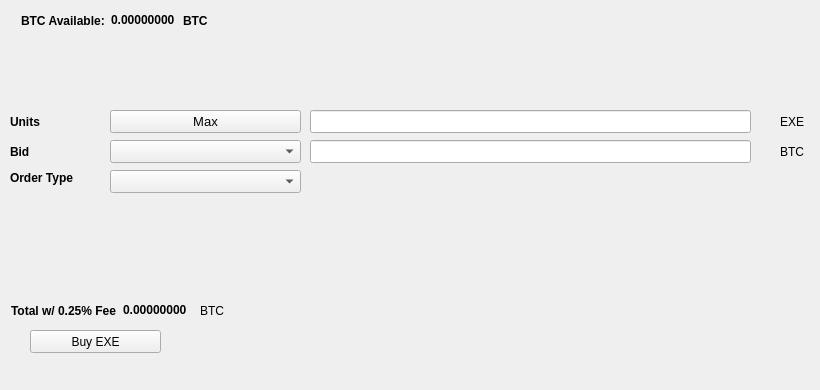
   <widget class="QWidget" name="BuyTab">
    <attribute name="title">
     <string>Buy</string>
    </attribute>
    <widget class="QPushButton" name="BuyEXE">
     <property name="geometry">
      <rect>
       <x>30</x>
       <y>330</y>
       <width>131</width>
       <height>23</height>
      </rect>
     </property>
     <property name="text">
      <string>Buy EXE</string>
     </property>
     <property name="icon">
      <iconset resource="../excoin.qrc">
       <normaloff>:/icons/bitcoin</normaloff>:/icons/bitcoin</iconset>
     </property>
    </widget>
    <widget class="QLabel" name="label_3">
     <property name="geometry">
      <rect>
       <x>10</x>
       <y>110</y>
       <width>46</width>
       <height>23</height>
      </rect>
     </property>
     <property name="font">
      <font>
       <weight>75</weight>
       <bold>true</bold>
      </font>
     </property>
     <property name="text">
      <string>Units</string>
     </property>
    </widget>
    <widget class="QLineEdit" name="UnitsInput">
     <property name="geometry">
      <rect>
       <x>310</x>
       <y>110</y>
       <width>441</width>
       <height>23</height>
      </rect>
     </property>
     <property name="font">
      <font>
       <pointsize>9</pointsize>
       <weight>75</weight>
       <bold>true</bold>
      </font>
     </property>
    </widget>
    <widget class="QLineEdit" name="BuyBidPriceEdit">
     <property name="geometry">
      <rect>
       <x>310</x>
       <y>140</y>
       <width>441</width>
       <height>23</height>
      </rect>
     </property>
     <property name="font">
      <font>
       <pointsize>9</pointsize>
       <weight>75</weight>
       <bold>true</bold>
      </font>
     </property>
    </widget>
    <widget class="QLabel" name="label_4">
     <property name="geometry">
      <rect>
       <x>780</x>
       <y>110</y>
       <width>31</width>
       <height>23</height>
      </rect>
     </property>
     <property name="text">
      <string>EXE</string>
     </property>
    </widget>
    <widget class="QLabel" name="label_5">
     <property name="geometry">
      <rect>
       <x>780</x>
       <y>140</y>
       <width>31</width>
       <height>23</height>
      </rect>
     </property>
     <property name="text">
      <string>BTC</string>
     </property>
    </widget>
    <widget class="QLabel" name="label_6">
     <property name="geometry">
      <rect>
       <x>10</x>
       <y>140</y>
       <width>46</width>
       <height>23</height>
      </rect>
     </property>
     <property name="font">
      <font>
       <weight>75</weight>
       <bold>true</bold>
      </font>
     </property>
     <property name="text">
      <string>Bid</string>
     </property>
    </widget>
    <widget class="QLabel" name="label_7">
     <property name="geometry">
      <rect>
       <x>10</x>
       <y>170</y>
       <width>91</width>
       <height>16</height>
      </rect>
     </property>
     <property name="font">
      <font>
       <weight>75</weight>
       <bold>true</bold>
      </font>
     </property>
     <property name="text">
      <string>Order Type</string>
     </property>
    </widget>
    <widget class="QPushButton" name="Buy_Max_Amount">
     <property name="geometry">
      <rect>
       <x>110</x>
       <y>110</y>
       <width>191</width>
       <height>23</height>
      </rect>
     </property>
     <property name="font">
      <font>
       <pointsize>10</pointsize>
      </font>
     </property>
     <property name="text">
      <string>Max</string>
     </property>
    </widget>
    <widget class="QComboBox" name="BuyBidcomboBox">
     <property name="geometry">
      <rect>
       <x>110</x>
       <y>140</y>
       <width>191</width>
       <height>23</height>
      </rect>
     </property>
     <property name="font">
      <font>
       <pointsize>10</pointsize>
      </font>
     </property>
    </widget>
    <widget class="QComboBox" name="buyOrdertypeCombo">
     <property name="geometry">
      <rect>
       <x>110</x>
       <y>170</y>
       <width>191</width>
       <height>23</height>
      </rect>
     </property>
     <property name="font">
      <font>
       <pointsize>10</pointsize>
      </font>
     </property>
    </widget>
    <widget class="QWidget" name="layoutWidget1">
     <property name="geometry">
      <rect>
       <x>21</x>
       <y>11</y>
       <width>227</width>
       <height>19</height>
      </rect>
     </property>
     <layout class="QHBoxLayout" name="horizontalLayout_3">
      <item>
       <widget class="QLabel" name="label232">
        <property name="font">
         <font>
          <weight>75</weight>
          <bold>true</bold>
         </font>
        </property>
        <property name="text">
         <string>BTC Available:</string>
        </property>
       </widget>
      </item>
      <item>
       <widget class="QLabel" name="BtcAvailableLbl">
        <property name="palette">
         <palette>
          <active>
           <colorrole role="WindowText">
            <brush brushstyle="SolidPattern">
             <color alpha="255">
              <red>0</red>
              <green>0</green>
              <blue>0</blue>
             </color>
            </brush>
           </colorrole>
           <colorrole role="Button">
            <brush brushstyle="SolidPattern">
             <color alpha="255">
              <red>0</red>
              <green>170</green>
              <blue>0</blue>
             </color>
            </brush>
           </colorrole>
           <colorrole role="Light">
            <brush brushstyle="SolidPattern">
             <color alpha="255">
              <red>0</red>
              <green>255</green>
              <blue>0</blue>
             </color>
            </brush>
           </colorrole>
           <colorrole role="Midlight">
            <brush brushstyle="SolidPattern">
             <color alpha="255">
              <red>0</red>
              <green>212</green>
              <blue>0</blue>
             </color>
            </brush>
           </colorrole>
           <colorrole role="Dark">
            <brush brushstyle="SolidPattern">
             <color alpha="255">
              <red>0</red>
              <green>85</green>
              <blue>0</blue>
             </color>
            </brush>
           </colorrole>
           <colorrole role="Mid">
            <brush brushstyle="SolidPattern">
             <color alpha="255">
              <red>0</red>
              <green>113</green>
              <blue>0</blue>
             </color>
            </brush>
           </colorrole>
           <colorrole role="Text">
            <brush brushstyle="SolidPattern">
             <color alpha="255">
              <red>0</red>
              <green>170</green>
              <blue>0</blue>
             </color>
            </brush>
           </colorrole>
           <colorrole role="BrightText">
            <brush brushstyle="SolidPattern">
             <color alpha="255">
              <red>255</red>
              <green>255</green>
              <blue>255</blue>
             </color>
            </brush>
           </colorrole>
           <colorrole role="ButtonText">
            <brush brushstyle="SolidPattern">
             <color alpha="255">
              <red>0</red>
              <green>0</green>
              <blue>0</blue>
             </color>
            </brush>
           </colorrole>
           <colorrole role="Base">
            <brush brushstyle="SolidPattern">
             <color alpha="255">
              <red>255</red>
              <green>255</green>
              <blue>255</blue>
             </color>
            </brush>
           </colorrole>
           <colorrole role="Window">
            <brush brushstyle="SolidPattern">
             <color alpha="255">
              <red>0</red>
              <green>170</green>
              <blue>0</blue>
             </color>
            </brush>
           </colorrole>
           <colorrole role="Shadow">
            <brush brushstyle="SolidPattern">
             <color alpha="255">
              <red>0</red>
              <green>0</green>
              <blue>0</blue>
             </color>
            </brush>
           </colorrole>
           <colorrole role="AlternateBase">
            <brush brushstyle="SolidPattern">
             <color alpha="255">
              <red>127</red>
              <green>212</green>
              <blue>127</blue>
             </color>
            </brush>
           </colorrole>
           <colorrole role="ToolTipBase">
            <brush brushstyle="SolidPattern">
             <color alpha="255">
              <red>255</red>
              <green>255</green>
              <blue>220</blue>
             </color>
            </brush>
           </colorrole>
           <colorrole role="ToolTipText">
            <brush brushstyle="SolidPattern">
             <color alpha="255">
              <red>0</red>
              <green>0</green>
              <blue>0</blue>
             </color>
            </brush>
           </colorrole>
          </active>
          <inactive>
           <colorrole role="WindowText">
            <brush brushstyle="SolidPattern">
             <color alpha="255">
              <red>0</red>
              <green>0</green>
              <blue>0</blue>
             </color>
            </brush>
           </colorrole>
           <colorrole role="Button">
            <brush brushstyle="SolidPattern">
             <color alpha="255">
              <red>0</red>
              <green>170</green>
              <blue>0</blue>
             </color>
            </brush>
           </colorrole>
           <colorrole role="Light">
            <brush brushstyle="SolidPattern">
             <color alpha="255">
              <red>0</red>
              <green>255</green>
              <blue>0</blue>
             </color>
            </brush>
           </colorrole>
           <colorrole role="Midlight">
            <brush brushstyle="SolidPattern">
             <color alpha="255">
              <red>0</red>
              <green>212</green>
              <blue>0</blue>
             </color>
            </brush>
           </colorrole>
           <colorrole role="Dark">
            <brush brushstyle="SolidPattern">
             <color alpha="255">
              <red>0</red>
              <green>85</green>
              <blue>0</blue>
             </color>
            </brush>
           </colorrole>
           <colorrole role="Mid">
            <brush brushstyle="SolidPattern">
             <color alpha="255">
              <red>0</red>
              <green>113</green>
              <blue>0</blue>
             </color>
            </brush>
           </colorrole>
           <colorrole role="Text">
            <brush brushstyle="SolidPattern">
             <color alpha="255">
              <red>0</red>
              <green>170</green>
              <blue>0</blue>
             </color>
            </brush>
           </colorrole>
           <colorrole role="BrightText">
            <brush brushstyle="SolidPattern">
             <color alpha="255">
              <red>255</red>
              <green>255</green>
              <blue>255</blue>
             </color>
            </brush>
           </colorrole>
           <colorrole role="ButtonText">
            <brush brushstyle="SolidPattern">
             <color alpha="255">
              <red>0</red>
              <green>0</green>
              <blue>0</blue>
             </color>
            </brush>
           </colorrole>
           <colorrole role="Base">
            <brush brushstyle="SolidPattern">
             <color alpha="255">
              <red>255</red>
              <green>255</green>
              <blue>255</blue>
             </color>
            </brush>
           </colorrole>
           <colorrole role="Window">
            <brush brushstyle="SolidPattern">
             <color alpha="255">
              <red>0</red>
              <green>170</green>
              <blue>0</blue>
             </color>
            </brush>
           </colorrole>
           <colorrole role="Shadow">
            <brush brushstyle="SolidPattern">
             <color alpha="255">
              <red>0</red>
              <green>0</green>
              <blue>0</blue>
             </color>
            </brush>
           </colorrole>
           <colorrole role="AlternateBase">
            <brush brushstyle="SolidPattern">
             <color alpha="255">
              <red>127</red>
              <green>212</green>
              <blue>127</blue>
             </color>
            </brush>
           </colorrole>
           <colorrole role="ToolTipBase">
            <brush brushstyle="SolidPattern">
             <color alpha="255">
              <red>255</red>
              <green>255</green>
              <blue>220</blue>
             </color>
            </brush>
           </colorrole>
           <colorrole role="ToolTipText">
            <brush brushstyle="SolidPattern">
             <color alpha="255">
              <red>0</red>
              <green>0</green>
              <blue>0</blue>
             </color>
            </brush>
           </colorrole>
          </inactive>
          <disabled>
           <colorrole role="WindowText">
            <brush brushstyle="SolidPattern">
             <color alpha="255">
              <red>0</red>
              <green>85</green>
              <blue>0</blue>
             </color>
            </brush>
           </colorrole>
           <colorrole role="Button">
            <brush brushstyle="SolidPattern">
             <color alpha="255">
              <red>0</red>
              <green>170</green>
              <blue>0</blue>
             </color>
            </brush>
           </colorrole>
           <colorrole role="Light">
            <brush brushstyle="SolidPattern">
             <color alpha="255">
              <red>0</red>
              <green>255</green>
              <blue>0</blue>
             </color>
            </brush>
           </colorrole>
           <colorrole role="Midlight">
            <brush brushstyle="SolidPattern">
             <color alpha="255">
              <red>0</red>
              <green>212</green>
              <blue>0</blue>
             </color>
            </brush>
           </colorrole>
           <colorrole role="Dark">
            <brush brushstyle="SolidPattern">
             <color alpha="255">
              <red>0</red>
              <green>85</green>
              <blue>0</blue>
             </color>
            </brush>
           </colorrole>
           <colorrole role="Mid">
            <brush brushstyle="SolidPattern">
             <color alpha="255">
              <red>0</red>
              <green>113</green>
              <blue>0</blue>
             </color>
            </brush>
           </colorrole>
           <colorrole role="Text">
            <brush brushstyle="SolidPattern">
             <color alpha="255">
              <red>0</red>
              <green>85</green>
              <blue>0</blue>
             </color>
            </brush>
           </colorrole>
           <colorrole role="BrightText">
            <brush brushstyle="SolidPattern">
             <color alpha="255">
              <red>255</red>
              <green>255</green>
              <blue>255</blue>
             </color>
            </brush>
           </colorrole>
           <colorrole role="ButtonText">
            <brush brushstyle="SolidPattern">
             <color alpha="255">
              <red>0</red>
              <green>85</green>
              <blue>0</blue>
             </color>
            </brush>
           </colorrole>
           <colorrole role="Base">
            <brush brushstyle="SolidPattern">
             <color alpha="255">
              <red>0</red>
              <green>170</green>
              <blue>0</blue>
             </color>
            </brush>
           </colorrole>
           <colorrole role="Window">
            <brush brushstyle="SolidPattern">
             <color alpha="255">
              <red>0</red>
              <green>170</green>
              <blue>0</blue>
             </color>
            </brush>
           </colorrole>
           <colorrole role="Shadow">
            <brush brushstyle="SolidPattern">
             <color alpha="255">
              <red>0</red>
              <green>0</green>
              <blue>0</blue>
             </color>
            </brush>
           </colorrole>
           <colorrole role="AlternateBase">
            <brush brushstyle="SolidPattern">
             <color alpha="255">
              <red>0</red>
              <green>170</green>
              <blue>0</blue>
             </color>
            </brush>
           </colorrole>
           <colorrole role="ToolTipBase">
            <brush brushstyle="SolidPattern">
             <color alpha="255">
              <red>255</red>
              <green>255</green>
              <blue>220</blue>
             </color>
            </brush>
           </colorrole>
           <colorrole role="ToolTipText">
            <brush brushstyle="SolidPattern">
             <color alpha="255">
              <red>0</red>
              <green>0</green>
              <blue>0</blue>
             </color>
            </brush>
           </colorrole>
          </disabled>
         </palette>
        </property>
        <property name="font">
         <font>
          <weight>75</weight>
          <bold>true</bold>
         </font>
        </property>
        <property name="text">
         <string>0.00000000</string>
        </property>
        <property name="textInteractionFlags">
         <set>Qt::LinksAccessibleByMouse|Qt::TextSelectableByKeyboard|Qt::TextSelectableByMouse</set>
        </property>
       </widget>
      </item>
      <item>
       <widget class="QLabel" name="BtcAvailableLbl_2">
        <property name="font">
         <font>
          <weight>75</weight>
          <bold>true</bold>
         </font>
        </property>
        <property name="text">
         <string>BTC</string>
        </property>
       </widget>
      </item>
     </layout>
    </widget>
    <widget class="QWidget" name="layoutWidge2">
     <property name="geometry">
      <rect>
       <x>11</x>
       <y>301</y>
       <width>259</width>
       <height>19</height>
      </rect>
     </property>
     <layout class="QHBoxLayout" name="horizontalLayout_4">
      <item>
       <widget class="QLabel" name="label_9">
        <property name="font">
         <font>
          <weight>75</weight>
          <bold>true</bold>
         </font>
        </property>
        <property name="text">
         <string>Total w/ 0.25% Fee</string>
        </property>
       </widget>
      </item>
      <item>
       <widget class="QLabel" name="BuyCostLabel">
        <property name="palette">
         <palette>
          <active>
           <colorrole role="WindowText">
            <brush brushstyle="SolidPattern">
             <color alpha="255">
              <red>0</red>
              <green>0</green>
              <blue>0</blue>
             </color>
            </brush>
           </colorrole>
           <colorrole role="Button">
            <brush brushstyle="SolidPattern">
             <color alpha="255">
              <red>0</red>
              <green>170</green>
              <blue>0</blue>
             </color>
            </brush>
           </colorrole>
           <colorrole role="Light">
            <brush brushstyle="SolidPattern">
             <color alpha="255">
              <red>0</red>
              <green>255</green>
              <blue>0</blue>
             </color>
            </brush>
           </colorrole>
           <colorrole role="Midlight">
            <brush brushstyle="SolidPattern">
             <color alpha="255">
              <red>0</red>
              <green>212</green>
              <blue>0</blue>
             </color>
            </brush>
           </colorrole>
           <colorrole role="Dark">
            <brush brushstyle="SolidPattern">
             <color alpha="255">
              <red>0</red>
              <green>85</green>
              <blue>0</blue>
             </color>
            </brush>
           </colorrole>
           <colorrole role="Mid">
            <brush brushstyle="SolidPattern">
             <color alpha="255">
              <red>0</red>
              <green>113</green>
              <blue>0</blue>
             </color>
            </brush>
           </colorrole>
           <colorrole role="Text">
            <brush brushstyle="SolidPattern">
             <color alpha="255">
              <red>0</red>
              <green>170</green>
              <blue>0</blue>
             </color>
            </brush>
           </colorrole>
           <colorrole role="BrightText">
            <brush brushstyle="SolidPattern">
             <color alpha="255">
              <red>255</red>
              <green>255</green>
              <blue>255</blue>
             </color>
            </brush>
           </colorrole>
           <colorrole role="ButtonText">
            <brush brushstyle="SolidPattern">
             <color alpha="255">
              <red>0</red>
              <green>0</green>
              <blue>0</blue>
             </color>
            </brush>
           </colorrole>
           <colorrole role="Base">
            <brush brushstyle="SolidPattern">
             <color alpha="255">
              <red>255</red>
              <green>255</green>
              <blue>255</blue>
             </color>
            </brush>
           </colorrole>
           <colorrole role="Window">
            <brush brushstyle="SolidPattern">
             <color alpha="255">
              <red>0</red>
              <green>170</green>
              <blue>0</blue>
             </color>
            </brush>
           </colorrole>
           <colorrole role="Shadow">
            <brush brushstyle="SolidPattern">
             <color alpha="255">
              <red>0</red>
              <green>0</green>
              <blue>0</blue>
             </color>
            </brush>
           </colorrole>
           <colorrole role="AlternateBase">
            <brush brushstyle="SolidPattern">
             <color alpha="255">
              <red>127</red>
              <green>212</green>
              <blue>127</blue>
             </color>
            </brush>
           </colorrole>
           <colorrole role="ToolTipBase">
            <brush brushstyle="SolidPattern">
             <color alpha="255">
              <red>255</red>
              <green>255</green>
              <blue>220</blue>
             </color>
            </brush>
           </colorrole>
           <colorrole role="ToolTipText">
            <brush brushstyle="SolidPattern">
             <color alpha="255">
              <red>0</red>
              <green>0</green>
              <blue>0</blue>
             </color>
            </brush>
           </colorrole>
          </active>
          <inactive>
           <colorrole role="WindowText">
            <brush brushstyle="SolidPattern">
             <color alpha="255">
              <red>0</red>
              <green>0</green>
              <blue>0</blue>
             </color>
            </brush>
           </colorrole>
           <colorrole role="Button">
            <brush brushstyle="SolidPattern">
             <color alpha="255">
              <red>0</red>
              <green>170</green>
              <blue>0</blue>
             </color>
            </brush>
           </colorrole>
           <colorrole role="Light">
            <brush brushstyle="SolidPattern">
             <color alpha="255">
              <red>0</red>
              <green>255</green>
              <blue>0</blue>
             </color>
            </brush>
           </colorrole>
           <colorrole role="Midlight">
            <brush brushstyle="SolidPattern">
             <color alpha="255">
              <red>0</red>
              <green>212</green>
              <blue>0</blue>
             </color>
            </brush>
           </colorrole>
           <colorrole role="Dark">
            <brush brushstyle="SolidPattern">
             <color alpha="255">
              <red>0</red>
              <green>85</green>
              <blue>0</blue>
             </color>
            </brush>
           </colorrole>
           <colorrole role="Mid">
            <brush brushstyle="SolidPattern">
             <color alpha="255">
              <red>0</red>
              <green>113</green>
              <blue>0</blue>
             </color>
            </brush>
           </colorrole>
           <colorrole role="Text">
            <brush brushstyle="SolidPattern">
             <color alpha="255">
              <red>0</red>
              <green>170</green>
              <blue>0</blue>
             </color>
            </brush>
           </colorrole>
           <colorrole role="BrightText">
            <brush brushstyle="SolidPattern">
             <color alpha="255">
              <red>255</red>
              <green>255</green>
              <blue>255</blue>
             </color>
            </brush>
           </colorrole>
           <colorrole role="ButtonText">
            <brush brushstyle="SolidPattern">
             <color alpha="255">
              <red>0</red>
              <green>0</green>
              <blue>0</blue>
             </color>
            </brush>
           </colorrole>
           <colorrole role="Base">
            <brush brushstyle="SolidPattern">
             <color alpha="255">
              <red>255</red>
              <green>255</green>
              <blue>255</blue>
             </color>
            </brush>
           </colorrole>
           <colorrole role="Window">
            <brush brushstyle="SolidPattern">
             <color alpha="255">
              <red>0</red>
              <green>170</green>
              <blue>0</blue>
             </color>
            </brush>
           </colorrole>
           <colorrole role="Shadow">
            <brush brushstyle="SolidPattern">
             <color alpha="255">
              <red>0</red>
              <green>0</green>
              <blue>0</blue>
             </color>
            </brush>
           </colorrole>
           <colorrole role="AlternateBase">
            <brush brushstyle="SolidPattern">
             <color alpha="255">
              <red>127</red>
              <green>212</green>
              <blue>127</blue>
             </color>
            </brush>
           </colorrole>
           <colorrole role="ToolTipBase">
            <brush brushstyle="SolidPattern">
             <color alpha="255">
              <red>255</red>
              <green>255</green>
              <blue>220</blue>
             </color>
            </brush>
           </colorrole>
           <colorrole role="ToolTipText">
            <brush brushstyle="SolidPattern">
             <color alpha="255">
              <red>0</red>
              <green>0</green>
              <blue>0</blue>
             </color>
            </brush>
           </colorrole>
          </inactive>
          <disabled>
           <colorrole role="WindowText">
            <brush brushstyle="SolidPattern">
             <color alpha="255">
              <red>0</red>
              <green>85</green>
              <blue>0</blue>
             </color>
            </brush>
           </colorrole>
           <colorrole role="Button">
            <brush brushstyle="SolidPattern">
             <color alpha="255">
              <red>0</red>
              <green>170</green>
              <blue>0</blue>
             </color>
            </brush>
           </colorrole>
           <colorrole role="Light">
            <brush brushstyle="SolidPattern">
             <color alpha="255">
              <red>0</red>
              <green>255</green>
              <blue>0</blue>
             </color>
            </brush>
           </colorrole>
           <colorrole role="Midlight">
            <brush brushstyle="SolidPattern">
             <color alpha="255">
              <red>0</red>
              <green>212</green>
              <blue>0</blue>
             </color>
            </brush>
           </colorrole>
           <colorrole role="Dark">
            <brush brushstyle="SolidPattern">
             <color alpha="255">
              <red>0</red>
              <green>85</green>
              <blue>0</blue>
             </color>
            </brush>
           </colorrole>
           <colorrole role="Mid">
            <brush brushstyle="SolidPattern">
             <color alpha="255">
              <red>0</red>
              <green>113</green>
              <blue>0</blue>
             </color>
            </brush>
           </colorrole>
           <colorrole role="Text">
            <brush brushstyle="SolidPattern">
             <color alpha="255">
              <red>0</red>
              <green>85</green>
              <blue>0</blue>
             </color>
            </brush>
           </colorrole>
           <colorrole role="BrightText">
            <brush brushstyle="SolidPattern">
             <color alpha="255">
              <red>255</red>
              <green>255</green>
              <blue>255</blue>
             </color>
            </brush>
           </colorrole>
           <colorrole role="ButtonText">
            <brush brushstyle="SolidPattern">
             <color alpha="255">
              <red>0</red>
              <green>85</green>
              <blue>0</blue>
             </color>
            </brush>
           </colorrole>
           <colorrole role="Base">
            <brush brushstyle="SolidPattern">
             <color alpha="255">
              <red>0</red>
              <green>170</green>
              <blue>0</blue>
             </color>
            </brush>
           </colorrole>
           <colorrole role="Window">
            <brush brushstyle="SolidPattern">
             <color alpha="255">
              <red>0</red>
              <green>170</green>
              <blue>0</blue>
             </color>
            </brush>
           </colorrole>
           <colorrole role="Shadow">
            <brush brushstyle="SolidPattern">
             <color alpha="255">
              <red>0</red>
              <green>0</green>
              <blue>0</blue>
             </color>
            </brush>
           </colorrole>
           <colorrole role="AlternateBase">
            <brush brushstyle="SolidPattern">
             <color alpha="255">
              <red>0</red>
              <green>170</green>
              <blue>0</blue>
             </color>
            </brush>
           </colorrole>
           <colorrole role="ToolTipBase">
            <brush brushstyle="SolidPattern">
             <color alpha="255">
              <red>255</red>
              <green>255</green>
              <blue>220</blue>
             </color>
            </brush>
           </colorrole>
           <colorrole role="ToolTipText">
            <brush brushstyle="SolidPattern">
             <color alpha="255">
              <red>0</red>
              <green>0</green>
              <blue>0</blue>
             </color>
            </brush>
           </colorrole>
          </disabled>
         </palette>
        </property>
        <property name="font">
         <font>
          <weight>75</weight>
          <bold>true</bold>
         </font>
        </property>
        <property name="autoFillBackground">
         <bool>false</bool>
        </property>
        <property name="text">
         <string>0.00000000</string>
        </property>
        <property name="textInteractionFlags">
         <set>Qt::LinksAccessibleByMouse|Qt::TextSelectableByMouse</set>
        </property>
       </widget>
      </item>
      <item>
       <widget class="QLabel" name="label_10">
        <property name="font">
         <font>
          <weight>50</weight>
          <bold>false</bold>
         </font>
        </property>
        <property name="text">
         <string>BTC</string>
        </property>
       </widget>
      </item>
     </layout>
    </widget>
    <widget class="QLabel" name="label_24">
     <property name="geometry">
      <rect>
       <x>460</x>
       <y>300</y>
       <width>281</width>
       <height>81</height>
      </rect>
     </property>
     <property name="text">
      <string/>
     </property>
     <property name="pixmap">
      <pixmap>:/images/bittrex</pixmap>
     </property>
    </widget>
   </widget>
